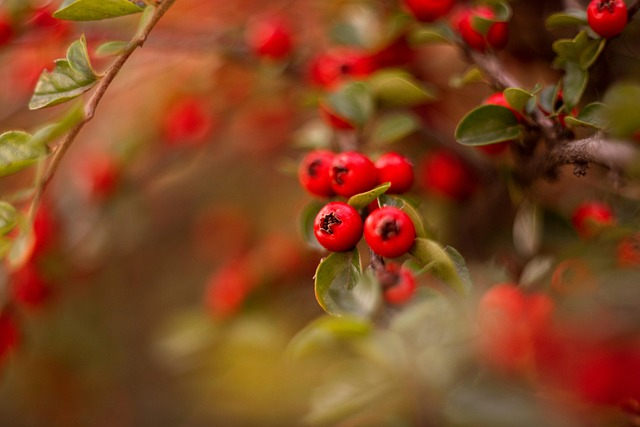
#> input picture AI/images/berries.jpg, 640 x 427 px, found by its file name
$ python 6.image_transform.py
#> lines starting #> are read from the running program, lines starting #| are printed output that depends on the picture
#> further down, img is the input picture: shape (427, 640, 3); mean B, G, R 33.7, 70, 129.1
"""
6.image_transform.py

[파일 개요]
- 이미지 크기를 변경(resize)하는 다양한 방법을 실습한다.
- 이미지의 일부분만 잘라내는(crop) 방법을 다룬다.
- 이미지를 상하/좌우로 뒤집는(flip) 방법을 실습한다.
- 이미지 피라미드(pyrDown, pyrUp)를 통해 계층적 해상도 변화를 확인한다.

[연결되는 이론 개념]
1) 크기 변경 (cv2.resize)
   - dsize (너비, 높이)를 명시적으로 지정.
   - 또는 fx, fy 비율로 배율 확대/축소.
   - interpolation 보간법: INTER_NEAREST, INTER_LINEAR, INTER_AREA,
     INTER_CUBIC, INTER_LANCZOS4 등.

2) 잘라내기(Crop)
   - Numpy 슬라이싱: img[y1:y2, x1:x2]
   - 실제로는 새로운 view가 아닌 부분 참조가 될 수 있으므로 주의
     (필요하면 .copy()로 복사).

3) 뒤집기 (cv2.flip)
   - flipCode > 0 : 좌우 반전
   - flipCode = 0 : 상하 반전
   - flipCode < 0 : 상하 + 좌우 반전

4) 이미지 피라미드
   - pyrDown : 가로/세로를 반으로 줄여 해상도 축소.
   - pyrUp   : 가로/세로를 2배로 늘려 해상도 확대.
"""

import cv2


def resize_demo(img):
    """
    다양한 방식의 크기 변경을 수행하고 결과를 보여주는 함수.

    Parameters
    ----------
    img : np.ndarray
        입력 BGR 이미지.
    """
    h, w = img.shape[:2]
#> h = 427; w = 640

    # 1) 절대 크기 지정 (예: 300 x 300)
    #    interpolation=cv2.INTER_LINEAR : 일반적인 보간법 (기본값)
    resized_fixed = cv2.resize(img, (300, 300), interpolation=cv2.INTER_LINEAR)
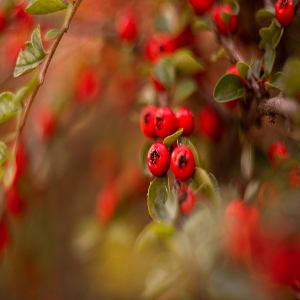
#> resized_fixed: shape (300, 300, 3); mean B, G, R 33.6, 69.9, 129

    # 2) 비율로 크기 지정: 가로/세로 0.5배 축소
    #    INTER_AREA : 축소에 유리한 보간법
    resized_half = cv2.resize(img, None, fx=0.5, fy=0.5, interpolation=cv2.INTER_AREA)

    # 3) 비율로 크기 지정: 1.5배 확대
    #    INTER_CUBIC : 확대 시 비교적 좋은 화질을 제공하지만 계산량이 많음
    resized_1_5 = cv2.resize(img, None, fx=1.5, fy=1.5, interpolation=cv2.INTER_CUBIC)

    cv2.imshow("original", img)
    cv2.imshow("resized_fixed_300x300", resized_fixed)
    cv2.imshow("resized_half (0.5x)", resized_half)
    cv2.imshow("resized_1_5 (1.5x)", resized_1_5)

    cv2.waitKey(0)
    cv2.destroyAllWindows()


def crop_demo(img):
    """
    이미지의 중앙 부분만 잘라내는(crop) 예제.

    Parameters
    ----------
    img : np.ndarray
        입력 BGR 이미지.

    동작
    ----
    - 전체 이미지에서 중앙 50% 영역을 슬라이싱으로 잘라낸 뒤,
      원본과 함께 비교하여 표시한다.
    """
    h, w = img.shape[:2]
#> h = 427; w = 640

    # 중앙 50% 영역 계산
    y1, y2 = h // 4, h * 3 // 4
#> y1 = 106; y2 = 320
    x1, x2 = w // 4, w * 3 // 4
#> x1 = 160; x2 = 480

    # Numpy 슬라이싱을 이용해 중앙 영역을 잘라냄
    cropped = img[y1:y2, x1:x2]
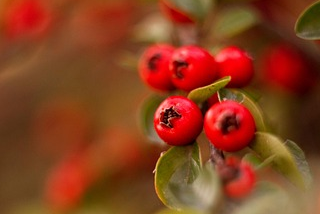
#> cropped: shape (214, 320, 3); mean B, G, R 30.8, 63.4, 134.3

    cv2.imshow("original", img)
    cv2.imshow("cropped_center", cropped)
    cv2.waitKey(0)
    cv2.destroyAllWindows()


def flip_demo(img):
    """
    이미지를 상하/좌우로 뒤집는 예제.

    Parameters
    ----------
    img : np.ndarray
        입력 BGR 이미지.

    flipCode
    --------
    - 1  : 좌우 반전 (왼쪽 ↔ 오른쪽)
    - 0  : 상하 반전 (위 ↔ 아래)
    - -1 : 상하+좌우 반전
    """
    # 좌우 반전
    flip_lr = cv2.flip(img, 1)
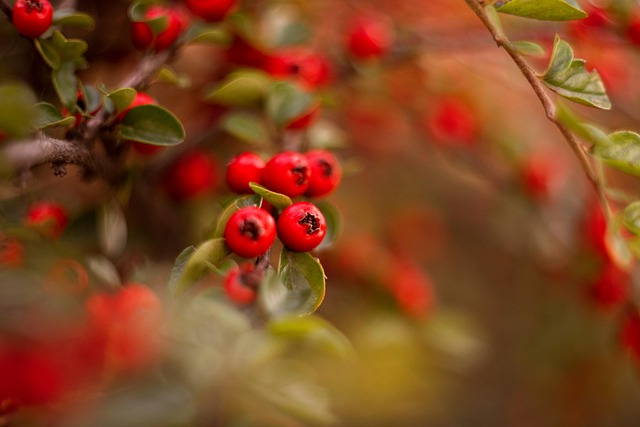
#> flip_lr: shape (427, 640, 3); mean B, G, R 33.7, 70, 129.1
    # 상하 반전
    flip_ud = cv2.flip(img, 0)
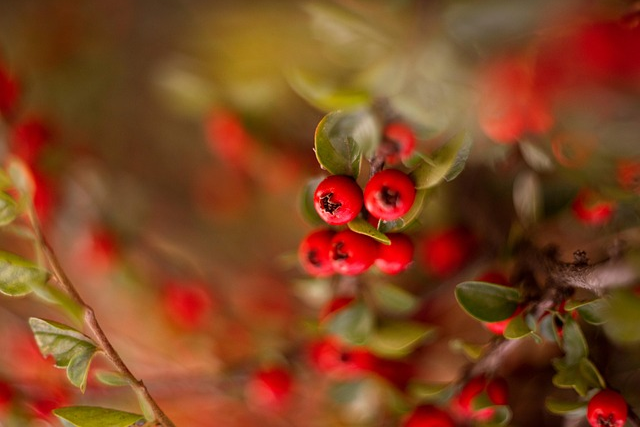
#> flip_ud: shape (427, 640, 3); mean B, G, R 33.7, 70, 129.1
    # 상하+좌우 반전
    flip_both = cv2.flip(img, -1)
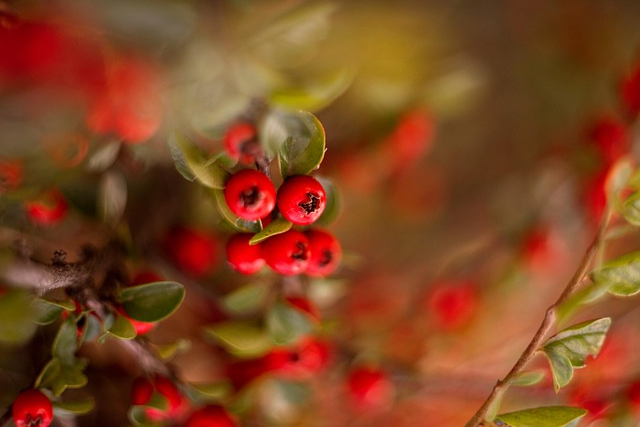
#> flip_both: shape (427, 640, 3); mean B, G, R 33.7, 70, 129.1

    cv2.imshow("original", img)
    cv2.imshow("flip_lr (left-right)", flip_lr)
    cv2.imshow("flip_ud (up-down)", flip_ud)
    cv2.imshow("flip_both", flip_both)

    cv2.waitKey(0)
    cv2.destroyAllWindows()


def pyramid_demo(img):
    """
    이미지 피라미드를 이용한 해상도 축소/확대 예제.

    Parameters
    ----------
    img : np.ndarray
        입력 BGR 이미지.

    동작
    ----
    - pyrDown : 한 단계 내려가면서 해상도가 1/2로 감소.
    - pyrUp   : 한 단계 올라가면서 해상도가 2배로 증가.
    """
    # 해상도 1/2 축소
    down = cv2.pyrDown(img)
    # 해상도 2배 확대
    up = cv2.pyrUp(img)

    cv2.imshow("original", img)
    cv2.imshow("pyrDown (1/2 size)", down)
    cv2.imshow("pyrUp (2x size)", up)

    cv2.waitKey(0)
    cv2.destroyAllWindows()


if __name__ == "__main__":
    img_path = "./AI/images/berries.jpg"
    img = cv2.imread(img_path, cv2.IMREAD_COLOR)

    if img is None:
        print(f"[ERROR] 이미지를 찾을 수 없습니다: {img_path}")
    else:
        # 1) 크기 변경
        resize_demo(img)

        # 2) 중앙 영역 잘라내기
        crop_demo(img)

        # 3) 이미지 뒤집기
        flip_demo(img)

        # 4) 피라미드
        pyramid_demo(img)

$ run again, with AI/images/checkboard.png saved as AI/images/berries.jpg
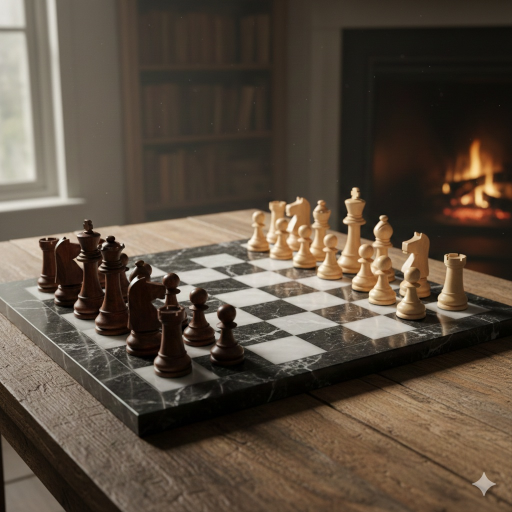
#> input picture AI/images/checkboard.png, 1024 x 1024 px, found by its file name (shown at 1/2 size)
#> img is the input picture: shape (1024, 1024, 3); mean B, G, R 63.7, 77.1, 89.8
#> in flip_demo, `flip_both = cv2.flip(img, -1)`:
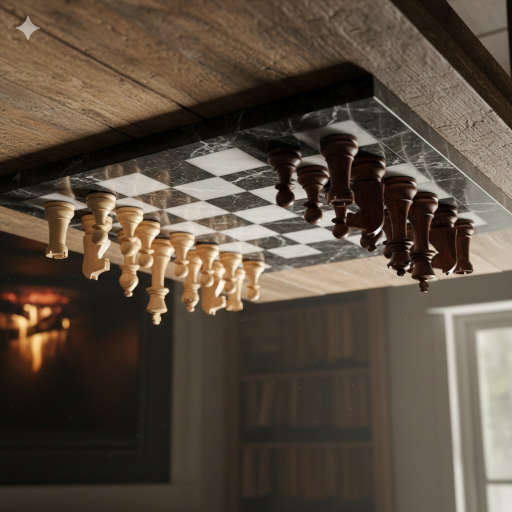
#> flip_both: shape (1024, 1024, 3) (shown at 1/2 size); mean B, G, R 63.7, 77.1, 89.8
#> in pyramid_demo, `down = cv2.pyrDown(img)`:
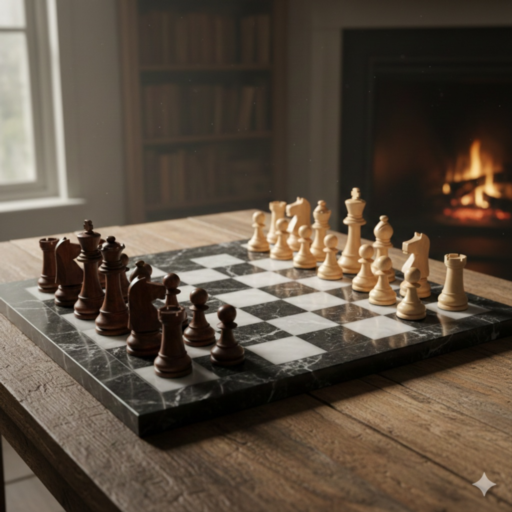
#> down: shape (512, 512, 3); mean B, G, R 63.7, 77.2, 89.8
